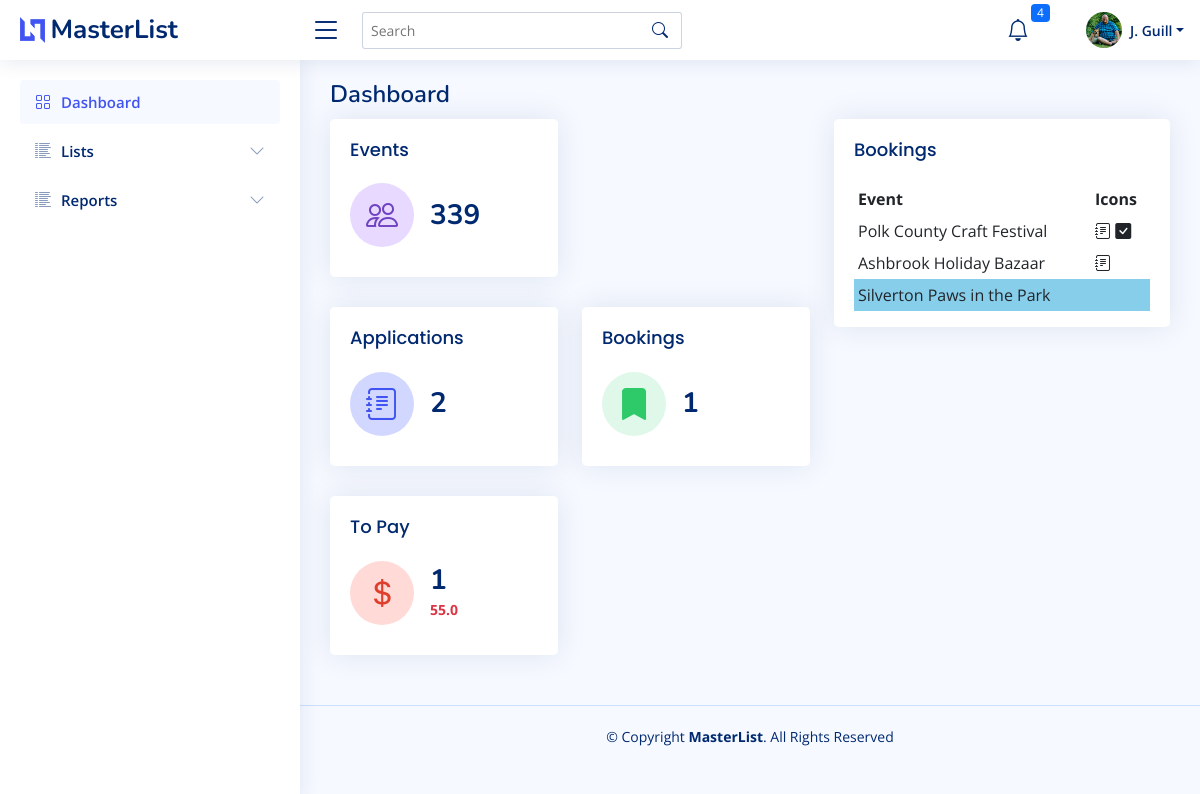
Screenshot of /home (signed in) with the database file from the repository.
### bazaar/models.py (models this page shows, shortened)
class User(db.Model, UserMixin):
    id = db.Column(db.Integer, primary_key=True)
    firstname = db.Column(db.String(150))
    lastname = db.Column(db.String(150))
    company = db.Column(db.String(150))
    title = db.Column(db.String(50))
    aboutme = db.Column(db.Text)
    address = db.Column(db.String(150))
    city = db.Column(db.String(150))
    state = db.Column(db.String(2))
    postalcode = db.Column(db.String(20))
    phone = db.Column(db.String(20))
    email = db.Column(db.String(150), unique=True)
    dob = db.Column(db.Date)
    avatar_filename = db.Column(db.Text)
    avatar_url = db.Column(db.String(250))
    twitter = db.Column(db.String(255))
    instagram = db.Column(db.String(255))
    facebook = db.Column(db.String(255))
    linkedin = db.Column(db.String(255))
    username = db.Column(db.String(150), unique=True)
    password = db.Column(db.String(150))
    date_created = db.Column(db.DateTime(timezone=True), server_default=func.now())
    def fullname(self):
        return self.firstname + " " + self.lastname

class Booking(db.Model):
    id = db.Column(db.Integer, primary_key=True)
    kd_appopen_new = db.Column(db.Date)
    kd_appopen_return = db.Column(db.Date)
    kd_appdeadline_new = db.Column(db.Date)
    kd_appdeadline_return = db.Column(db.Date)
    cl_appsubmission = db.Column(db.Boolean, default=False)
    cl_interested = db.Column(db.Boolean, default=True)
    cl_appapproved = db.Column(db.Boolean, default=False)
    cl_feepaid = db.Column(db.Boolean, default=False)
    cl_electrequest = db.Column(db.Boolean, default=False)
    cl_sendproductpic = db.Column(db.Boolean, default=False)
    cl_sendlogo = db.Column(db.Boolean, default=False)
    cl_sendbio = db.Column(db.Boolean, default=False)
    info_wifipassword = db.Column(db.String(100))
    info_datestart = db.Column(db.Date)
    info_dateend = db.Column(db.Date)
    info_timestart = db.Column(db.Time)
    info_timeend = db.Column(db.Time)
    info_loadindatetime = db.Column(db.DateTime)
    info_loadoutdatetime = db.Column(db.DateTime)
    info_boothfee = db.Column(db.Float)
    info_whatfeeincludes = db.Column(db.Text)
    info_boothlocation = db.Column(db.String(100))
    cl_wifiavailable = db.Column(db.Boolean, default=False)
    cl_foodavailable = db.Column(db.Boolean, default=False)
    info_foodpurchase = db.Column(db.String(100))
    date_created = db.Column(db.DateTime(timezone=True), server_default=func.now())
    date_updated = db.Column(db.DateTime(timezone=True), onupdate=func.now())
    eventid = db.Column(db.Integer, db.ForeignKey('master_list.id'))
    notes = db.relationship("Notes", backref=backref("booking_notes", uselist=False))
    event = db.relationship("MasterList", backref=backref("booking_event", uselist=False))

class MasterList(db.Model):
    id = db.Column(db.Integer, primary_key=True)
    event_name = db.Column(db.String(150))
    january = db.Column(db.Boolean, default=False)
    february = db.Column(db.Boolean, default=False)
    march = db.Column(db.Boolean, default=False)
    april = db.Column(db.Boolean, default=False)
    may = db.Column(db.Boolean, default=False)
    june = db.Column(db.Boolean, default=False)
    july = db.Column(db.Boolean, default=False)
    august = db.Column(db.Boolean, default=False)
    september = db.Column(db.Boolean, default=False)
    october = db.Column(db.Boolean, default=False)
    november = db.Column(db.Boolean, default=False)
    december = db.Column(db.Boolean, default=False)
    first = db.Column(db.Boolean, default=True)
    second = db.Column(db.Boolean, default=True)
    third = db.Column(db.Boolean, default=True)
    fourth = db.Column(db.Boolean, default=True)
    last = db.Column(db.Boolean, default=True)
    friday = db.Column(db.Boolean, default=False)
    saturday = db.Column(db.Boolean, default=False)
    sunday = db.Column(db.Boolean, default=False)
    monday = db.Column(db.Boolean, default=False)
    tuesday = db.Column(db.Boolean, default=False)
    wednesday = db.Column(db.Boolean, default=False)
    thursday = db.Column(db.Boolean, default=False)
    updated = db.Column(db.Date)
    imagesrc = db.Column(db.Text)
    attendance = db.Column(db.Integer)
    exibitors = db.Column(db.Integer)
    website = db.Column(db.Text)
    dates_text = db.Column(db.Text)
    type_bazaar = db.Column(db.Boolean, default=False)
    type_holiday = db.Column(db.Boolean, default=False)
    type_art = db.Column(db.Boolean, default=False)
    type_festival = db.Column(db.Boolean, default=False)
    type_flea = db.Column(db.Boolean, default=False)
    type_health = db.Column(db.Boolean, default=False)
    type_market = db.Column(db.Boolean, default=False)
    date_created = db.Column(db.DateTime(timezone=True), server_default=func.now())
    date_updated = db.Column(db.DateTime(timezone=True), onupdate=func.now())
    venuefk = db.Column(db.Integer, db.ForeignKey('venue.id'))
    promoterfk = db.Column(db.Integer, db.ForeignKey('promoter.id'))
    venue = db.relationship("Venue", backref=backref("venue", uselist=False))
    promoter = db.relationship("Promoter", backref=backref("promoter", uselist=False))
    notes = db.relationship("Notes", backref=backref("notes", uselist=False))

### bazaar/templates/base/base.py (the view)
@base.route("/")
@base.route("/home")
@login_required
def home():
    countrec = db.session.query(func.count(MasterList.id)).scalar()
    countapps = db.session.query(func.count(Booking.id)).filter(Booking.cl_appsubmission == True).scalar()
    countbookings = db.session.query(func.count(Booking.id)).filter(Booking.cl_appapproved == True).scalar()
    countpay = db.session.query(func.count(Booking.id)).filter(Booking.cl_appapproved == True).filter(
        Booking.cl_feepaid == False).scalar()
    amountpay = db.session.query(func.sum(Booking.info_boothfee)).filter(Booking.cl_appapproved == True).filter(
        Booking.cl_feepaid == False).scalar()
    bookings = db.session.query(Booking).filter(Booking.cl_interested == True).all()
    content = {"user": User, "countrec": countrec, "countapps": countapps,
               "countbookings": countbookings, "amountpay": amountpay,
               "countpay": countpay, "bookings": bookings}
    return render_template("base/dashboard.html", **content)

### bazaar/templates/base/base.py (called while the page is built)
@base.context_processor
def utility_processor():
    return dict(types=get_types())

### bazaar/utilities.py (called while the page is built)
def get_types():
    from sqlalchemy import inspect
    inst = inspect(MasterList)
    attr_names = [c_attr.key for c_attr in inst.mapper.column_attrs]
    typelist = []
    for name in attr_names:
        if "type" in name:
            typelist.append(name.replace("type_", ""))
    return typelist

### bazaar/templates/base/dashboard.html (shortened to what this page needs)
{% extends "base/base.html" %}
{% block page_title %}
    Dashboard
{% endblock page_title %}
{% block main_content %}
    <section class="section dashboard">
        <div class="row">
            <div class="col-lg-7">
                <div class="row">
                    <div class="col-xxl-4 col-lg-6 col-sm-12">
                        <div class="card info-card customers-card">
                            <div class="card-body">
                                <h5 class="card-title">Events</h5>
                                <div class="d-flex align-items-center">
                                    <div class="card-icon rounded-circle d-flex align-items-center justify-content-center">
                                        <i class="bi bi-people"></i>
                                    </div>
                                    <div class="ps-3">
                                        <h6>{{ countrec }}</h6>
                                    </div>
                                </div>
                            </div>
                        </div>
                    </div>
                </div>
                <div class="row">
                    <div class="col-xxl-4 col-lg-6 col-sm-12">
                        <div class="card info-card applications-card">
                            <div class="card-body">
                                <h5 class="card-title">Applications</h5>
                                <div class="d-flex align-items-center">
                                    <div class="card-icon rounded-circle d-flex align-items-center justify-content-center">
                                        <i class="bi bi-journal-text"></i>
                                    </div>
                                    <div class="ps-3">
                                        <h6>{{ countapps }}</h6>
                                    </div>
                                </div>
                            </div>
                        </div>
                    </div>
                    <div class="col-xxl-4 col-lg-6 col-sm-12">
                        <div class="card info-card bookings-card">
                            <div class="card-body">
                                <h5 class="card-title">Bookings</h5>
                                <div class="d-flex align-items-center">
                                    <div class="card-icon rounded-circle d-flex align-items-center justify-content-center">
                                        <i class="bi bi-bookmark-fill"></i>
                                    </div>
                                    <div class="ps-3">
                                        <h6>{{ countbookings }}</h6>
                                    </div>
                                </div>
                            </div>
                        </div>
                    </div>
                    <div class="col-xxl-4 col-lg-6 col-sm-12">
                        <div class="card info-card topay-card">
                            <div class="card-body">
                                <h5 class="card-title">To Pay</h5>
                                <div class="d-flex align-items-center">
                                    <div class="card-icon rounded-circle d-flex align-items-center justify-content-center">
                                        <i class="bi bi-currency-dollar"></i>
                                    </div>
                                    <div class="ps-3">
                                        <h6>{{ countpay }}</h6>
                                        <span class="text-danger small pt-1 fw-bold">{{ amountpay }}</span>
                                    </div>
                                </div>
                            </div>
                        </div>
                    </div>
                </div>
            </div>
            <div class="col-lg-5">
                <div class="card">
                    <div class="card-body pb-0">
                        <h5 class="card-title">Bookings</h5>
                        <table class="table table-borderless table-sm">
                            <thead>
                            <tr>
                                <th>Event</th>
                                <th>Icons</th>
                            </tr>
                            </thead>
                            <tbody>
                            {% for booking in bookings %}
                                <tr onclick="location.href='{{ url_for('booking.home', id=booking.eventid) }}'"
                                    {% if booking.cl_interested == True and booking.cl_appsubmission == False %}style="background-color: skyblue"{% endif %}>
                                    <td>
                                        {{ booking.event.event_name }}</td>
                                    <td>
                                        {% if booking.cl_appsubmission %}<i class="bi bi-journal-text"></i>{% endif %}
                                        {% if booking.cl_appapproved %}
                                            <i class="bi bi-check-square-fill"></i>{% endif %}
                                    </td>
                                </tr>
                            {% endfor %}
                            </tbody>
                        </table>
                    </div>
                </div>
            </div>
        </div>
    </section>
{% endblock main_content %}

### bazaar/templates/base/header.html (shortened to what this page needs)
<header id="header" class="header fixed-top d-flex align-items-center">
    <div class="d-flex align-items-center justify-content-between">
        <a href="{{ url_for('base.home') }}" class="logo d-flex align-items-center">
            <img src="{{ url_for('static',filename='img/logo.png') }}" alt="">
            <span class="d-none d-lg-block">MasterList</span>
        </a>
        <i class="bi bi-list toggle-sidebar-btn"></i>
    </div>
    <div class="search-bar">
        <form class="search-form d-flex align-items-center" method="POST" action="#">
            <input type="text" name="query" placeholder="Search" title="Enter search keyword">
            <button type="submit" title="Search"><i class="bi bi-search"></i></button>
        </form>
    </div>
    <nav class="header-nav ms-auto">
        <ul class="d-flex align-items-center">
            <li class="nav-item dropdown">
                <a class="nav-link nav-icon" href="#" data-bs-toggle="dropdown">
                    <i class="bi bi-bell"></i>
                    <span class="badge bg-primary badge-number">4</span>
                </a>
            </li>
            <li class="nav-item dropdown pe-3">
                <a class="nav-link nav-profile d-flex align-items-center pe-0" href="#" data-bs-toggle="dropdown">
                    <img src="{{ url_for('static',filename='img/avatar/'+current_user.avatar_filename) }}" alt="Profile"
                         class="rounded-circle">
                    <span class="d-none d-md-block dropdown-toggle ps-2">{{ current_user.firstname[0].upper() }}. {{ current_user.lastname.title() }}</span>
                </a>
            </li>
        </ul>
    </nav>
</header>

### bazaar/static/css/style.css (style rules this page uses)
:root { scroll-behavior: smooth; }
body { font-family: "Open Sans", sans-serif; background: #f6f9ff; color: #444444; }
a { color: #4154f1; text-decoration: none; }
h1, h2, h3, h4, h5, h6 { font-family: "Nunito", sans-serif; }
.card { margin-bottom: 30px; border: none; border-radius: 5px; box-shadow: 0px 0 30px rgba(1, 41, 112, 0.1); }
.card-title { padding: 20px 0 15px 0; font-size: 18px; font-weight: 500; color: #012970; font-family: "Poppins", sans-serif; }
.card-body { padding: 0 20px 20px 20px; }
.logo { line-height: 1; }
@media (min-width: 1200px) { .logo { width: 280px; } }
.logo img { max-height: 26px; margin-right: 6px; }
.logo span { font-size: 26px; font-weight: 700; color: #012970; font-family: "Nunito", sans-serif; }
.header { transition: all 0.5s; z-index: 997; height: 60px; box-shadow: 0px 2px 20px rgba(1, 41, 112, 0.1); background-color: #fff; padding-left: 20px; }
.header .toggle-sidebar-btn { font-size: 32px; padding-left: 10px; cursor: pointer; color: #012970; }
.header .search-bar { min-width: 360px; padding: 0 20px; }
.header .search-form { width: 100%; }
.header .search-form input { border: 0; font-size: 14px; color: #012970; border: 1px solid rgba(1, 41, 112, 0.2); padding: 7px 38px 7px 8px; border-radius: 3px; transition: 0.3s; width: 100%; }
.header .search-form button { border: 0; padding: 0; margin-left: -30px; background: none; }
.header .search-form button i { color: #012970; }
.header-nav ul { list-style: none; }
.header-nav > ul { margin: 0; padding: 0; }
.header-nav .nav-icon { font-size: 22px; color: #012970; margin-right: 25px; position: relative; }
.header-nav .nav-profile { color: #012970; }
.header-nav .nav-profile img { max-height: 36px; }
.header-nav .nav-profile span { font-size: 14px; font-weight: 600; }
.header-nav .badge-number { position: absolute; inset: -2px -5px auto auto; font-weight: normal; font-size: 12px; padding: 3px 6px; }
.dashboard .info-card { padding-bottom: 10px; }
.dashboard .info-card h6 { font-size: 28px; color: #012970; font-weight: 700; margin: 0; padding: 0; }
.dashboard .card-icon { font-size: 32px; line-height: 0; width: 64px; height: 64px; flex-shrink: 0; flex-grow: 0; }
.dashboard .applications-card .card-icon { color: #4154f1; background: #d1d7ff; }
.dashboard .bookings-card .card-icon { color: #2eca6a; background: #e0f8e9; }
.dashboard .customers-card .card-icon { color: #6f42c1; background: rgb(231, 217, 255); }
.dashboard .topay-card .card-icon { color: #e03e2d; background: #ffdad6; }

### rows the page displays
User: avatar_filename (picture), firstname "J", lastname "Guill"
Booking: event.event_name "Polk County Craft Festival", cl_appsubmission True (drawn), cl_appapproved True (drawn)
Booking: event.event_name "Ashbrook Holiday Bazaar", cl_appsubmission True (drawn)
Booking: event.event_name "Silverton Paws in the Park"

### other values shown
{{ countrec }} "339"
{{ countapps }} "2"
{{ countbookings }} "1"
{{ countpay }} "1"
{{ amountpay }} "55.0"
